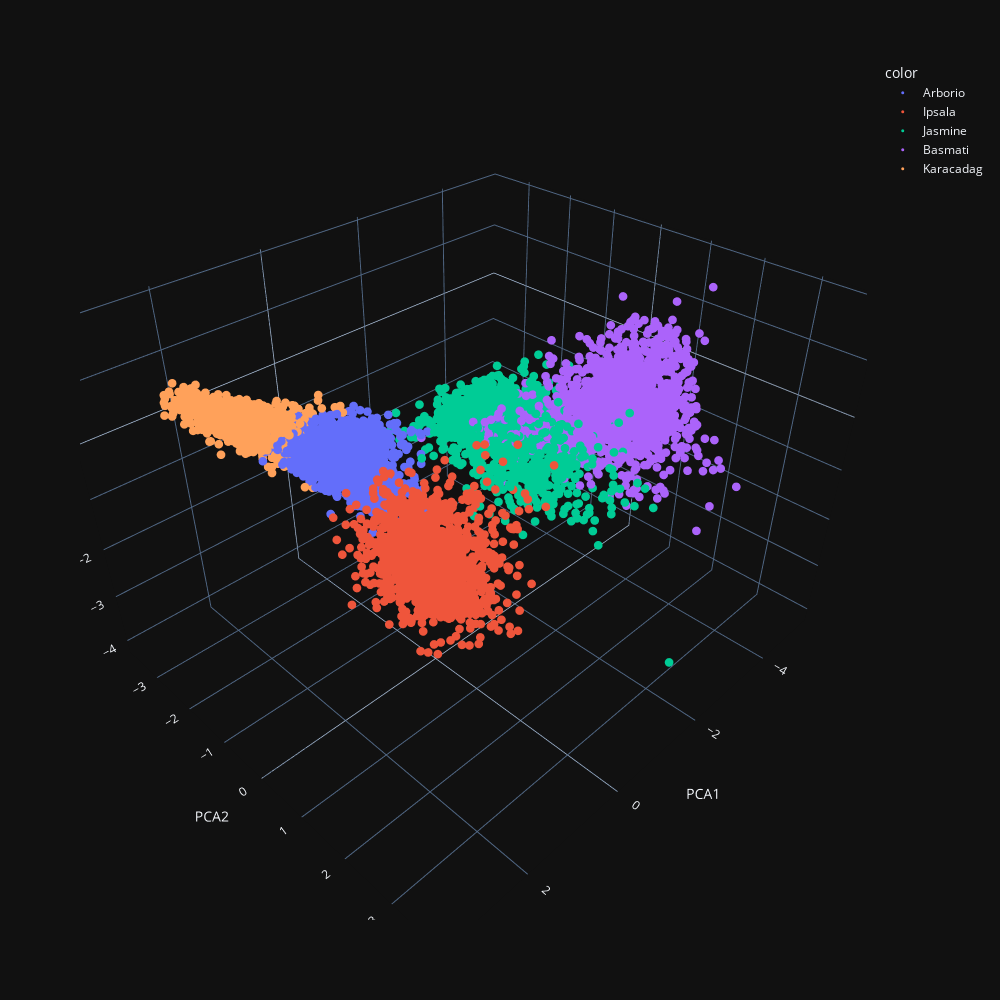

Source (notebook cell):
### Code cell
fig =px.scatter_3d(data_frame = xtilde, x = Zlda[:,0],y = Zlda[:,1],z = Zlda[:,2], color = y,template = 'plotly_dark')

fig.update_layout(scene=dict(xaxis_title='PCA1',
                  yaxis_title='PCA2', zaxis_title='PCA3'))
#resize the plot
fig.update_layout(width=1000, height=1000)
#make points smaller
fig.update_traces(marker=dict(
    size=3), selector=dict(mode='markers'))





fig.show()

### Figure 1 — Plotly figure (JSON) as saved in the notebook; plotly's stock layout.template omitted (floating-point values rounded to 4 significant figures; data arrays with more than 128 entries replaced by an {"elided": "..."} marker saying what was removed)
{"data": [{"hovertemplate": "color=Arborio<br>x=%{x}<br>y=%{y}<br>z=%{z}<extra></extra>", "legendgroup": "Arborio", "marker": {"color": "#636efa", "size": 3, "symbol": "circle"}, "mode": "markers", "name": "Arborio", "scene": "scene", "showlegend": true, "type": "scatter3d", "x": {"elided": "1554 float values"}, "y": {"elided": "1554 float values"}, "z": {"elided": "1554 float values"}}, {"hovertemplate": "color=Ipsala<br>x=%{x}<br>y=%{y}<br>z=%{z}<extra></extra>", "legendgroup": "Ipsala", "marker": {"color": "#EF553B", "size": 3, "symbol": "circle"}, "mode": "markers", "name": "Ipsala", "scene": "scene", "showlegend": true, "type": "scatter3d", "x": {"elided": "1534 float values"}, "y": {"elided": "1534 float values"}, "z": {"elided": "1534 float values"}}, {"hovertemplate": "color=Jasmine<br>x=%{x}<br>y=%{y}<br>z=%{z}<extra></extra>", "legendgroup": "Jasmine", "marker": {"color": "#00cc96", "size": 3, "symbol": "circle"}, "mode": "markers", "name": "Jasmine", "scene": "scene", "showlegend": true, "type": "scatter3d", "x": {"elided": "1413 float values"}, "y": {"elided": "1413 float values"}, "z": {"elided": "1413 float values"}}, {"hovertemplate": "color=Basmati<br>x=%{x}<br>y=%{y}<br>z=%{z}<extra></extra>", "legendgroup": "Basmati", "marker": {"color": "#ab63fa", "size": 3, "symbol": "circle"}, "mode": "markers", "name": "Basmati", "scene": "scene", "showlegend": true, "type": "scatter3d", "x": {"elided": "1530 float values"}, "y": {"elided": "1530 float values"}, "z": {"elided": "1530 float values"}}, {"hovertemplate": "color=Karacadag<br>x=%{x}<br>y=%{y}<br>z=%{z}<extra></extra>", "legendgroup": "Karacadag", "marker": {"color": "#FFA15A", "size": 3, "symbol": "circle"}, "mode": "markers", "name": "Karacadag", "scene": "scene", "showlegend": true, "type": "scatter3d", "x": {"elided": "1469 float values"}, "y": {"elided": "1469 float values"}, "z": {"elided": "1469 float values"}}], "layout": {"height": 1000, "legend": {"title": {"text": "color"}, "tracegroupgap": 0}, "margin": {"t": 60}, "scene": {"domain": {"x": [0, 1], "y": [0, 1]}, "xaxis": {"title": {"text": "PCA1"}}, "yaxis": {"title": {"text": "PCA2"}}, "zaxis": {"title": {"text": "PCA3"}}}, "width": 1000}}
